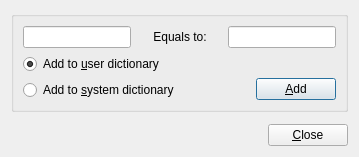
<?xml version="1.0" encoding="UTF-8"?>
<ui version="4.0">
 <class>AddWordDialog</class>
 <widget class="QDialog" name="AddWordDialog">
  <property name="geometry">
   <rect>
    <x>0</x>
    <y>0</y>
    <width>359</width>
    <height>157</height>
   </rect>
  </property>
  <property name="windowTitle">
   <string>Add word to dictionary</string>
  </property>
  <property name="modal">
   <bool>true</bool>
  </property>
  <layout class="QVBoxLayout" name="verticalLayout_4">
   <item>
    <widget class="QGroupBox" name="groupBox">
     <property name="title">
      <string/>
     </property>
     <layout class="QVBoxLayout" name="verticalLayout_3">
      <item>
       <layout class="QHBoxLayout" name="horizontalLayout">
        <item>
         <widget class="QLineEdit" name="txtWord"/>
        </item>
        <item>
         <spacer name="horizontalSpacer">
          <property name="orientation">
           <enum>Qt::Horizontal</enum>
          </property>
          <property name="sizeHint" stdset="0">
           <size>
            <width>13</width>
            <height>20</height>
           </size>
          </property>
         </spacer>
        </item>
        <item>
         <widget class="QLabel" name="label">
          <property name="text">
           <string>Equals to:</string>
          </property>
          <property name="alignment">
           <set>Qt::AlignCenter</set>
          </property>
         </widget>
        </item>
        <item>
         <spacer name="horizontalSpacer_2">
          <property name="orientation">
           <enum>Qt::Horizontal</enum>
          </property>
          <property name="sizeHint" stdset="0">
           <size>
            <width>13</width>
            <height>20</height>
           </size>
          </property>
         </spacer>
        </item>
        <item>
         <widget class="QLineEdit" name="txtEqual"/>
        </item>
       </layout>
      </item>
      <item>
       <spacer name="verticalSpacer_2">
        <property name="orientation">
         <enum>Qt::Vertical</enum>
        </property>
        <property name="sizeHint" stdset="0">
         <size>
          <width>20</width>
          <height>0</height>
         </size>
        </property>
       </spacer>
      </item>
      <item>
       <layout class="QHBoxLayout" name="horizontalLayout_2">
        <item>
         <layout class="QVBoxLayout" name="verticalLayout">
          <item>
           <widget class="QRadioButton" name="rdbUser">
            <property name="text">
             <string>Add to &amp;user dictionary</string>
            </property>
            <property name="checked">
             <bool>true</bool>
            </property>
           </widget>
          </item>
          <item>
           <widget class="QRadioButton" name="rdbSystem">
            <property name="text">
             <string>Add to &amp;system dictionary</string>
            </property>
           </widget>
          </item>
         </layout>
        </item>
        <item>
         <spacer name="horizontalSpacer_3">
          <property name="orientation">
           <enum>Qt::Horizontal</enum>
          </property>
          <property name="sizeHint" stdset="0">
           <size>
            <width>40</width>
            <height>20</height>
           </size>
          </property>
         </spacer>
        </item>
        <item>
         <layout class="QVBoxLayout" name="verticalLayout_2">
          <item>
           <spacer name="verticalSpacer">
            <property name="orientation">
             <enum>Qt::Vertical</enum>
            </property>
            <property name="sizeHint" stdset="0">
             <size>
              <width>20</width>
              <height>18</height>
             </size>
            </property>
           </spacer>
          </item>
          <item>
           <widget class="QPushButton" name="btnAdd">
            <property name="text">
             <string>&amp;Add</string>
            </property>
            <property name="default">
             <bool>true</bool>
            </property>
           </widget>
          </item>
         </layout>
        </item>
       </layout>
      </item>
     </layout>
    </widget>
   </item>
   <item>
    <spacer name="verticalSpacer_3">
     <property name="orientation">
      <enum>Qt::Vertical</enum>
     </property>
     <property name="sizeHint" stdset="0">
      <size>
       <width>20</width>
       <height>0</height>
      </size>
     </property>
    </spacer>
   </item>
   <item>
    <layout class="QHBoxLayout" name="horizontalLayout_3">
     <item>
      <spacer name="horizontalSpacer_4">
       <property name="orientation">
        <enum>Qt::Horizontal</enum>
       </property>
       <property name="sizeHint" stdset="0">
        <size>
         <width>40</width>
         <height>20</height>
        </size>
       </property>
      </spacer>
     </item>
     <item>
      <widget class="QPushButton" name="btnClose">
       <property name="text">
        <string>&amp;Close</string>
       </property>
      </widget>
     </item>
    </layout>
   </item>
  </layout>
 </widget>
 <resources/>
 <connections>
  <connection>
   <sender>btnClose</sender>
   <signal>clicked()</signal>
   <receiver>AddWordDialog</receiver>
   <slot>reject()</slot>
   <hints>
    <hint type="sourcelabel">
     <x>308</x>
     <y>148</y>
    </hint>
    <hint type="destinationlabel">
     <x>224</x>
     <y>152</y>
    </hint>
   </hints>
  </connection>
 </connections>
</ui>
